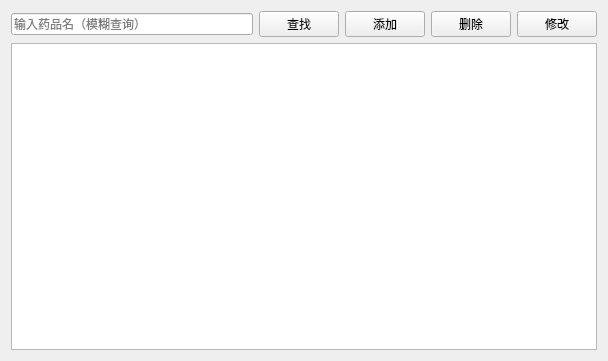
<?xml version="1.0" encoding="UTF-8"?>
<ui version="4.0">
 <class>DrugManagement</class>
 <widget class="QWidget" name="DrugManagement">
  <property name="geometry">
   <rect>
    <x>0</x>
    <y>0</y>
    <width>608</width>
    <height>361</height>
   </rect>
  </property>
  <property name="windowTitle">
   <string>药品管理</string>
  </property>
  <layout class="QVBoxLayout" name="verticalLayout_2">
   <item>
    <layout class="QVBoxLayout" name="verticalLayout">
     <item>
      <layout class="QHBoxLayout" name="horizontalLayout_2">
       <item>
        <widget class="QLineEdit" name="lineEdit">
         <property name="placeholderText">
          <string>输入药品名（模糊查询）</string>
         </property>
        </widget>
       </item>
       <item>
        <layout class="QHBoxLayout" name="horizontalLayout">
         <item>
          <widget class="QPushButton" name="btnFind">
           <property name="text">
            <string>查找</string>
           </property>
          </widget>
         </item>
         <item>
          <widget class="QPushButton" name="btnAdd">
           <property name="text">
            <string>添加</string>
           </property>
          </widget>
         </item>
         <item>
          <widget class="QPushButton" name="btnDelete">
           <property name="text">
            <string>删除</string>
           </property>
          </widget>
         </item>
         <item>
          <widget class="QPushButton" name="btnModify">
           <property name="text">
            <string>修改</string>
           </property>
          </widget>
         </item>
        </layout>
       </item>
      </layout>
     </item>
     <item>
      <widget class="QTableView" name="tableView"/>
     </item>
    </layout>
   </item>
  </layout>
 </widget>
 <resources/>
 <connections/>
</ui>
